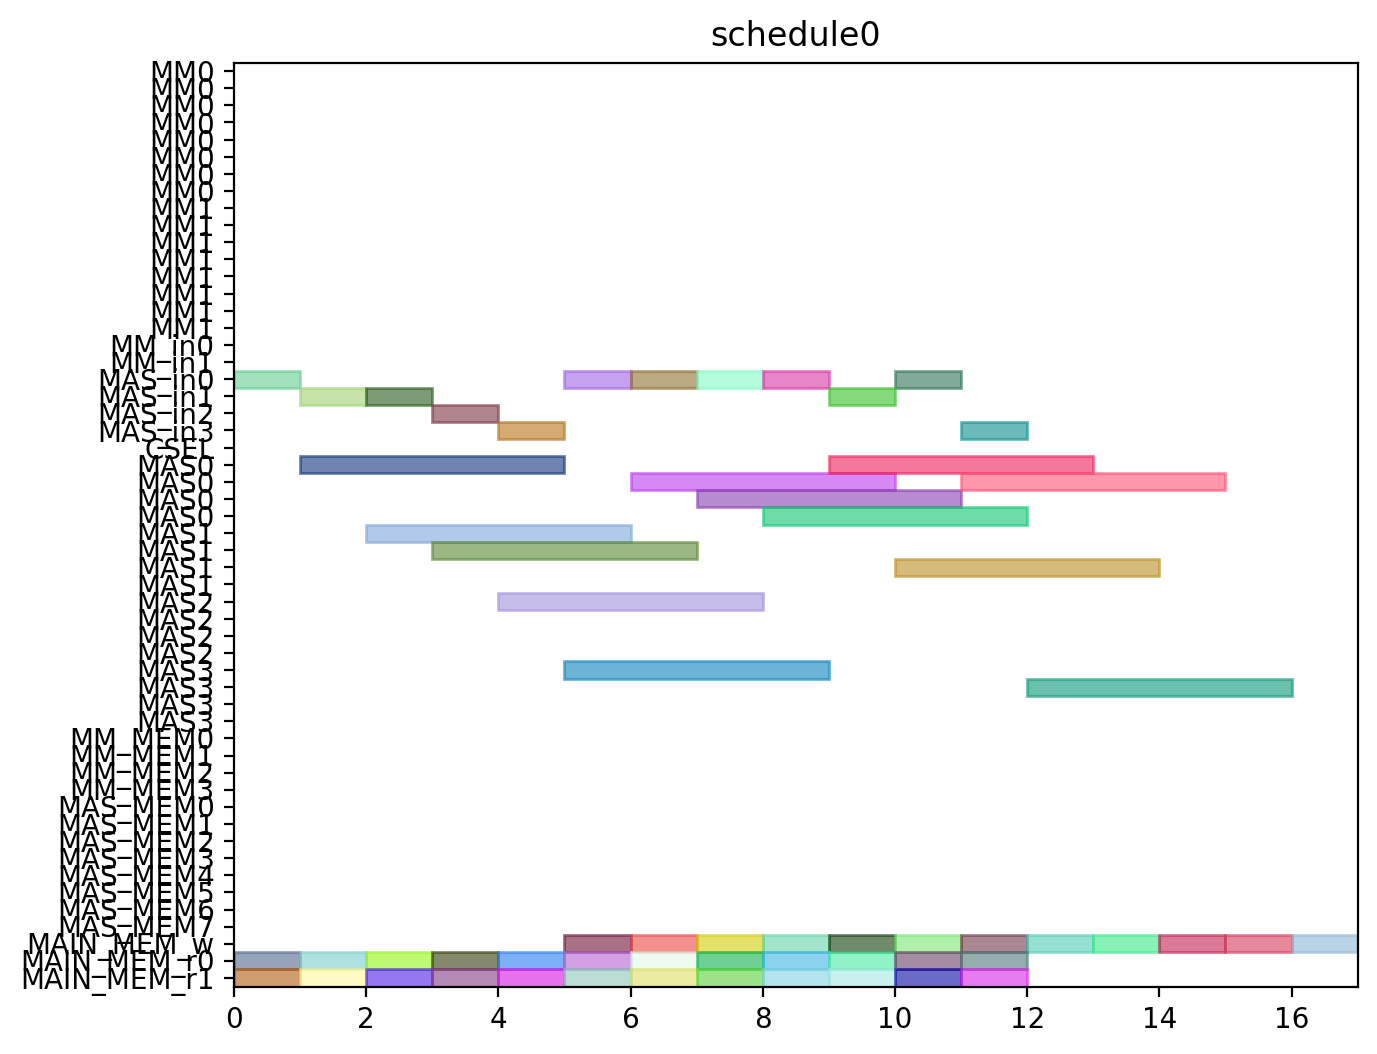

Python code for this plot:
from pyschedule import Scenario, solvers, plotters, alt


def solve():
	horizon = 120
	S = Scenario("schedule0", horizon=horizon)

	# resource
	MM = S.Resources('MM', num=2, size=8)
	MM_in = S.Resources('MM_in', num=2)
	MAS_in = S.Resources('MAS_in', num=4)
	CSEL = S.Resource('CSEL')
	MAS = S.Resources('MAS', num=4, size=4, periods=range(1, horizon))
	MM_MEM = S.Resources('MM_MEM', num=4)
	MAS_MEM = S.Resources('MAS_MEM', num=8)
	MAIN_MEM_w = S.Resource('MAIN_MEM_w', size=1)
	MAIN_MEM_r = S.Resources('MAIN_MEM_r', num=2)

	# result of previous scheduling

	# new tasks
	c000 = S.Task('c000', length=4, delay_cost=1)
	c000 += alt(MAS)
	c000_in = S.Task('c000_in', length=1, delay_cost=1)
	c000_in += alt(MAS_in)
	S += c000_in*MAS_in[0]<=c000*MAS[0]

	S += c000_in*MAS_in[1]<=c000*MAS[1]

	S += c000_in*MAS_in[2]<=c000*MAS[2]

	S += c000_in*MAS_in[3]<=c000*MAS[3]

	S += 0<c000

	c000_w = S.Task('c000_w', length=1, delay_cost=1)
	c000_w += alt(MAIN_MEM_w)
	S += c000 <= c000_w

	c000_mem0 = S.Task('c000_mem0', length=1, delay_cost=1)
	c000_mem0 += MAIN_MEM_r[0]
	S += c000_mem0 <= c000

	c000_mem1 = S.Task('c000_mem1', length=1, delay_cost=1)
	c000_mem1 += MAIN_MEM_r[1]
	S += c000_mem1 <= c000

	c001 = S.Task('c001', length=4, delay_cost=1)
	c001 += alt(MAS)
	c001_in = S.Task('c001_in', length=1, delay_cost=1)
	c001_in += alt(MAS_in)
	S += c001_in*MAS_in[0]<=c001*MAS[0]

	S += c001_in*MAS_in[1]<=c001*MAS[1]

	S += c001_in*MAS_in[2]<=c001*MAS[2]

	S += c001_in*MAS_in[3]<=c001*MAS[3]

	S += 0<c001

	c001_w = S.Task('c001_w', length=1, delay_cost=1)
	c001_w += alt(MAIN_MEM_w)
	S += c001 <= c001_w

	c001_mem0 = S.Task('c001_mem0', length=1, delay_cost=1)
	c001_mem0 += MAIN_MEM_r[0]
	S += c001_mem0 <= c001

	c001_mem1 = S.Task('c001_mem1', length=1, delay_cost=1)
	c001_mem1 += MAIN_MEM_r[1]
	S += c001_mem1 <= c001

	c010 = S.Task('c010', length=4, delay_cost=1)
	c010 += alt(MAS)
	c010_in = S.Task('c010_in', length=1, delay_cost=1)
	c010_in += alt(MAS_in)
	S += c010_in*MAS_in[0]<=c010*MAS[0]

	S += c010_in*MAS_in[1]<=c010*MAS[1]

	S += c010_in*MAS_in[2]<=c010*MAS[2]

	S += c010_in*MAS_in[3]<=c010*MAS[3]

	S += 0<c010

	c010_w = S.Task('c010_w', length=1, delay_cost=1)
	c010_w += alt(MAIN_MEM_w)
	S += c010 <= c010_w

	c010_mem0 = S.Task('c010_mem0', length=1, delay_cost=1)
	c010_mem0 += MAIN_MEM_r[0]
	S += c010_mem0 <= c010

	c010_mem1 = S.Task('c010_mem1', length=1, delay_cost=1)
	c010_mem1 += MAIN_MEM_r[1]
	S += c010_mem1 <= c010

	c011 = S.Task('c011', length=4, delay_cost=1)
	c011 += alt(MAS)
	c011_in = S.Task('c011_in', length=1, delay_cost=1)
	c011_in += alt(MAS_in)
	S += c011_in*MAS_in[0]<=c011*MAS[0]

	S += c011_in*MAS_in[1]<=c011*MAS[1]

	S += c011_in*MAS_in[2]<=c011*MAS[2]

	S += c011_in*MAS_in[3]<=c011*MAS[3]

	S += 0<c011

	c011_w = S.Task('c011_w', length=1, delay_cost=1)
	c011_w += alt(MAIN_MEM_w)
	S += c011 <= c011_w

	c011_mem0 = S.Task('c011_mem0', length=1, delay_cost=1)
	c011_mem0 += MAIN_MEM_r[0]
	S += c011_mem0 <= c011

	c011_mem1 = S.Task('c011_mem1', length=1, delay_cost=1)
	c011_mem1 += MAIN_MEM_r[1]
	S += c011_mem1 <= c011

	c100 = S.Task('c100', length=4, delay_cost=1)
	c100 += alt(MAS)
	c100_in = S.Task('c100_in', length=1, delay_cost=1)
	c100_in += alt(MAS_in)
	S += c100_in*MAS_in[0]<=c100*MAS[0]

	S += c100_in*MAS_in[1]<=c100*MAS[1]

	S += c100_in*MAS_in[2]<=c100*MAS[2]

	S += c100_in*MAS_in[3]<=c100*MAS[3]

	S += 0<c100

	c100_w = S.Task('c100_w', length=1, delay_cost=1)
	c100_w += alt(MAIN_MEM_w)
	S += c100 <= c100_w

	c100_mem0 = S.Task('c100_mem0', length=1, delay_cost=1)
	c100_mem0 += MAIN_MEM_r[0]
	S += c100_mem0 <= c100

	c100_mem1 = S.Task('c100_mem1', length=1, delay_cost=1)
	c100_mem1 += MAIN_MEM_r[1]
	S += c100_mem1 <= c100

	c101 = S.Task('c101', length=4, delay_cost=1)
	c101 += alt(MAS)
	c101_in = S.Task('c101_in', length=1, delay_cost=1)
	c101_in += alt(MAS_in)
	S += c101_in*MAS_in[0]<=c101*MAS[0]

	S += c101_in*MAS_in[1]<=c101*MAS[1]

	S += c101_in*MAS_in[2]<=c101*MAS[2]

	S += c101_in*MAS_in[3]<=c101*MAS[3]

	S += 0<c101

	c101_w = S.Task('c101_w', length=1, delay_cost=1)
	c101_w += alt(MAIN_MEM_w)
	S += c101 <= c101_w

	c101_mem0 = S.Task('c101_mem0', length=1, delay_cost=1)
	c101_mem0 += MAIN_MEM_r[0]
	S += c101_mem0 <= c101

	c101_mem1 = S.Task('c101_mem1', length=1, delay_cost=1)
	c101_mem1 += MAIN_MEM_r[1]
	S += c101_mem1 <= c101

	c110 = S.Task('c110', length=4, delay_cost=1)
	c110 += alt(MAS)
	c110_in = S.Task('c110_in', length=1, delay_cost=1)
	c110_in += alt(MAS_in)
	S += c110_in*MAS_in[0]<=c110*MAS[0]

	S += c110_in*MAS_in[1]<=c110*MAS[1]

	S += c110_in*MAS_in[2]<=c110*MAS[2]

	S += c110_in*MAS_in[3]<=c110*MAS[3]

	S += 0<c110

	c110_w = S.Task('c110_w', length=1, delay_cost=1)
	c110_w += alt(MAIN_MEM_w)
	S += c110 <= c110_w

	c110_mem0 = S.Task('c110_mem0', length=1, delay_cost=1)
	c110_mem0 += MAIN_MEM_r[0]
	S += c110_mem0 <= c110

	c110_mem1 = S.Task('c110_mem1', length=1, delay_cost=1)
	c110_mem1 += MAIN_MEM_r[1]
	S += c110_mem1 <= c110

	c111 = S.Task('c111', length=4, delay_cost=1)
	c111 += alt(MAS)
	c111_in = S.Task('c111_in', length=1, delay_cost=1)
	c111_in += alt(MAS_in)
	S += c111_in*MAS_in[0]<=c111*MAS[0]

	S += c111_in*MAS_in[1]<=c111*MAS[1]

	S += c111_in*MAS_in[2]<=c111*MAS[2]

	S += c111_in*MAS_in[3]<=c111*MAS[3]

	S += 0<c111

	c111_w = S.Task('c111_w', length=1, delay_cost=1)
	c111_w += alt(MAIN_MEM_w)
	S += c111 <= c111_w

	c111_mem0 = S.Task('c111_mem0', length=1, delay_cost=1)
	c111_mem0 += MAIN_MEM_r[0]
	S += c111_mem0 <= c111

	c111_mem1 = S.Task('c111_mem1', length=1, delay_cost=1)
	c111_mem1 += MAIN_MEM_r[1]
	S += c111_mem1 <= c111

	c200 = S.Task('c200', length=4, delay_cost=1)
	c200 += alt(MAS)
	c200_in = S.Task('c200_in', length=1, delay_cost=1)
	c200_in += alt(MAS_in)
	S += c200_in*MAS_in[0]<=c200*MAS[0]

	S += c200_in*MAS_in[1]<=c200*MAS[1]

	S += c200_in*MAS_in[2]<=c200*MAS[2]

	S += c200_in*MAS_in[3]<=c200*MAS[3]

	S += 0<c200

	c200_w = S.Task('c200_w', length=1, delay_cost=1)
	c200_w += alt(MAIN_MEM_w)
	S += c200 <= c200_w

	c200_mem0 = S.Task('c200_mem0', length=1, delay_cost=1)
	c200_mem0 += MAIN_MEM_r[0]
	S += c200_mem0 <= c200

	c200_mem1 = S.Task('c200_mem1', length=1, delay_cost=1)
	c200_mem1 += MAIN_MEM_r[1]
	S += c200_mem1 <= c200

	c201 = S.Task('c201', length=4, delay_cost=1)
	c201 += alt(MAS)
	c201_in = S.Task('c201_in', length=1, delay_cost=1)
	c201_in += alt(MAS_in)
	S += c201_in*MAS_in[0]<=c201*MAS[0]

	S += c201_in*MAS_in[1]<=c201*MAS[1]

	S += c201_in*MAS_in[2]<=c201*MAS[2]

	S += c201_in*MAS_in[3]<=c201*MAS[3]

	S += 0<c201

	c201_w = S.Task('c201_w', length=1, delay_cost=1)
	c201_w += alt(MAIN_MEM_w)
	S += c201 <= c201_w

	c201_mem0 = S.Task('c201_mem0', length=1, delay_cost=1)
	c201_mem0 += MAIN_MEM_r[0]
	S += c201_mem0 <= c201

	c201_mem1 = S.Task('c201_mem1', length=1, delay_cost=1)
	c201_mem1 += MAIN_MEM_r[1]
	S += c201_mem1 <= c201

	c210 = S.Task('c210', length=4, delay_cost=1)
	c210 += alt(MAS)
	c210_in = S.Task('c210_in', length=1, delay_cost=1)
	c210_in += alt(MAS_in)
	S += c210_in*MAS_in[0]<=c210*MAS[0]

	S += c210_in*MAS_in[1]<=c210*MAS[1]

	S += c210_in*MAS_in[2]<=c210*MAS[2]

	S += c210_in*MAS_in[3]<=c210*MAS[3]

	S += 0<c210

	c210_w = S.Task('c210_w', length=1, delay_cost=1)
	c210_w += alt(MAIN_MEM_w)
	S += c210 <= c210_w

	c210_mem0 = S.Task('c210_mem0', length=1, delay_cost=1)
	c210_mem0 += MAIN_MEM_r[0]
	S += c210_mem0 <= c210

	c210_mem1 = S.Task('c210_mem1', length=1, delay_cost=1)
	c210_mem1 += MAIN_MEM_r[1]
	S += c210_mem1 <= c210

	c211 = S.Task('c211', length=4, delay_cost=1)
	c211 += alt(MAS)
	c211_in = S.Task('c211_in', length=1, delay_cost=1)
	c211_in += alt(MAS_in)
	S += c211_in*MAS_in[0]<=c211*MAS[0]

	S += c211_in*MAS_in[1]<=c211*MAS[1]

	S += c211_in*MAS_in[2]<=c211*MAS[2]

	S += c211_in*MAS_in[3]<=c211*MAS[3]

	S += 0<c211

	c211_w = S.Task('c211_w', length=1, delay_cost=1)
	c211_w += alt(MAIN_MEM_w)
	S += c211 <= c211_w

	c211_mem0 = S.Task('c211_mem0', length=1, delay_cost=1)
	c211_mem0 += MAIN_MEM_r[0]
	S += c211_mem0 <= c211

	c211_mem1 = S.Task('c211_mem1', length=1, delay_cost=1)
	c211_mem1 += MAIN_MEM_r[1]
	S += c211_mem1 <= c211

	solvers.mip.solve(S,msg=1,kind='CPLEX',ratio_gap=1.01)

	solution = [['hoge']*len(S.solution()[1]) for i in range(len(S.solution()))]
	for i in range(len(S.solution())):
		for j in range(len(S.solution()[i])):
			solution[i][j]=str(S.solution()[i][j])
	print(solution)

	cycles = int(solution[-1][3])

	pic_file_name = "/mnt/rose/usr1/fukuda/ABE/multiRAM_multiMAS_16mux/scheduling_result/stage8MM2_stage4MAS4/CONJ/schedule0.png"
	if(S.solution() != []):
		plotters.matplotlib.plot(S,img_filename=pic_file_name, show_task_labels=False, fig_size=(cycles*0.25+3, 6))

	return solution
